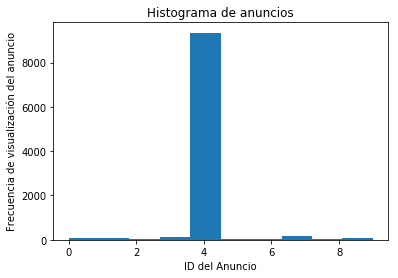

Write the Python code that produced this figure.
# Thompson Sampling

#Pre procesado de datos
import numpy as np
import matplotlib.pyplot as plt
import pandas as pd
import random

#Importar el dataset
dataset = pd.read_csv('Ads_CTR_Optimisation.csv')

# Algoritmo de Thompson
N = 10000 #Numero de usuarios
d = 10 #Numero de anuncios

number_of_rewards_1 = [0]*d
number_of_rewards_0 = [0]*d
ads_selected = []
total_reward = 0

for n in range(0, N):
    max_random = 0
    ad = 0
    for i in range(0, d):
        # Generacion de numeros al azar
        random_beta = random.betavariate(number_of_rewards_1[i] + 1, number_of_rewards_0[i] + 1)
            
        if random_beta > max_random:
            max_random = random_beta
            ad = i
            
    ads_selected.append(ad)
    reward = dataset.values[n, ad]
    
    if reward == 1:
        number_of_rewards_1[ad] = number_of_rewards_1[ad] + 1
    else:
        number_of_rewards_0[ad] = number_of_rewards_0[ad] + 1
        
    total_reward = total_reward + reward
    
#Visualización de resultados
plt.hist(ads_selected)
plt.title("Histograma de anuncios")
plt.xlabel("ID del Anuncio")
plt.ylabel("Frecuencia de visualización del anuncio")
plt.show()
